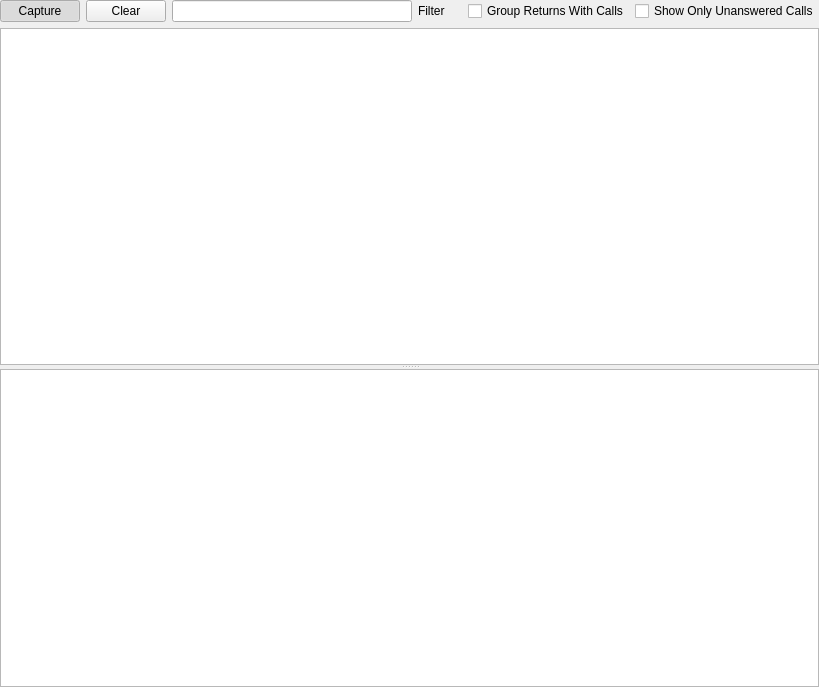
<?xml version="1.0" encoding="UTF-8"?>
<ui version="4.0">
 <class>MainWidget</class>
 <widget class="QWidget" name="MainWidget">
  <property name="geometry">
   <rect>
    <x>0</x>
    <y>0</y>
    <width>819</width>
    <height>687</height>
   </rect>
  </property>
  <property name="windowTitle">
   <string>Form</string>
  </property>
  <layout class="QVBoxLayout" name="verticalLayout_2">
   <property name="margin">
    <number>0</number>
   </property>
   <item>
    <widget class="QSplitter" name="splitter">
     <property name="lineWidth">
      <number>0</number>
     </property>
     <property name="orientation">
      <enum>Qt::Vertical</enum>
     </property>
     <widget class="QWidget" name="">
      <layout class="QVBoxLayout" name="verticalLayout">
       <item>
        <layout class="QHBoxLayout" name="horizontalLayout">
         <item>
          <widget class="QPushButton" name="captureButton">
           <property name="text">
            <string>Capture</string>
           </property>
           <property name="checkable">
            <bool>true</bool>
           </property>
           <property name="checked">
            <bool>true</bool>
           </property>
          </widget>
         </item>
         <item>
          <widget class="QPushButton" name="clearButton">
           <property name="text">
            <string>Clear</string>
           </property>
          </widget>
         </item>
         <item>
          <widget class="KLineEdit" name="filterText">
           <property name="showClearButton" stdset="0">
            <bool>true</bool>
           </property>
          </widget>
         </item>
         <item>
          <widget class="QLabel" name="label">
           <property name="text">
            <string>Filter</string>
           </property>
          </widget>
         </item>
         <item>
          <spacer name="horizontalSpacer">
           <property name="orientation">
            <enum>Qt::Horizontal</enum>
           </property>
           <property name="sizeType">
            <enum>QSizePolicy::Fixed</enum>
           </property>
           <property name="sizeHint" stdset="0">
            <size>
             <width>17</width>
             <height>19</height>
            </size>
           </property>
          </spacer>
         </item>
         <item>
          <widget class="QCheckBox" name="groupCheckbox">
           <property name="text">
            <string>Group Returns With Calls</string>
           </property>
          </widget>
         </item>
         <item>
          <widget class="QCheckBox" name="unansweredCheckbox">
           <property name="text">
            <string>Show Only Unanswered Calls</string>
           </property>
          </widget>
         </item>
        </layout>
       </item>
       <item>
        <widget class="QTreeView" name="messageList"/>
       </item>
      </layout>
     </widget>
     <widget class="QTreeView" name="arguments"/>
    </widget>
   </item>
  </layout>
 </widget>
 <customwidgets>
  <customwidget>
   <class>KLineEdit</class>
   <extends>QLineEdit</extends>
   <header>klineedit.h</header>
  </customwidget>
 </customwidgets>
 <resources/>
 <connections/>
</ui>
